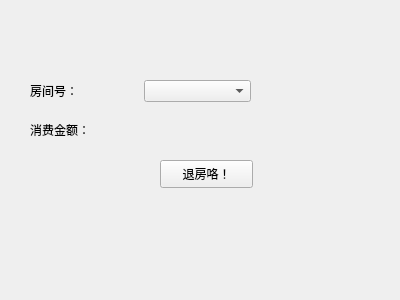
<?xml version="1.0" encoding="UTF-8"?>
<ui version="4.0">
 <class>Form</class>
 <widget class="QWidget" name="Form">
  <property name="geometry">
   <rect>
    <x>0</x>
    <y>0</y>
    <width>400</width>
    <height>300</height>
   </rect>
  </property>
  <property name="windowTitle">
   <string>Form</string>
  </property>
  <widget class="QPushButton" name="commitBtn">
   <property name="geometry">
    <rect>
     <x>160</x>
     <y>160</y>
     <width>93</width>
     <height>28</height>
    </rect>
   </property>
   <property name="text">
    <string>退房咯！</string>
   </property>
  </widget>
  <widget class="QWidget" name="">
   <property name="geometry">
    <rect>
     <x>30</x>
     <y>80</y>
     <width>221</width>
     <height>71</height>
    </rect>
   </property>
   <layout class="QVBoxLayout" name="verticalLayout">
    <item>
     <layout class="QHBoxLayout" name="horizontalLayout">
      <item>
       <widget class="QLabel" name="label">
        <property name="text">
         <string>房间号：</string>
        </property>
       </widget>
      </item>
      <item>
       <widget class="QComboBox" name="roomBox"/>
      </item>
     </layout>
    </item>
    <item>
     <layout class="QHBoxLayout" name="horizontalLayout_2">
      <item>
       <widget class="QLabel" name="label_2">
        <property name="text">
         <string>消费金额：</string>
        </property>
       </widget>
      </item>
      <item>
       <widget class="QLabel" name="priceLab">
        <property name="text">
         <string/>
        </property>
       </widget>
      </item>
     </layout>
    </item>
   </layout>
  </widget>
  <zorder>layoutWidget</zorder>
  <zorder>layoutWidget</zorder>
  <zorder>commitBtn</zorder>
 </widget>
 <resources/>
 <connections/>
</ui>
